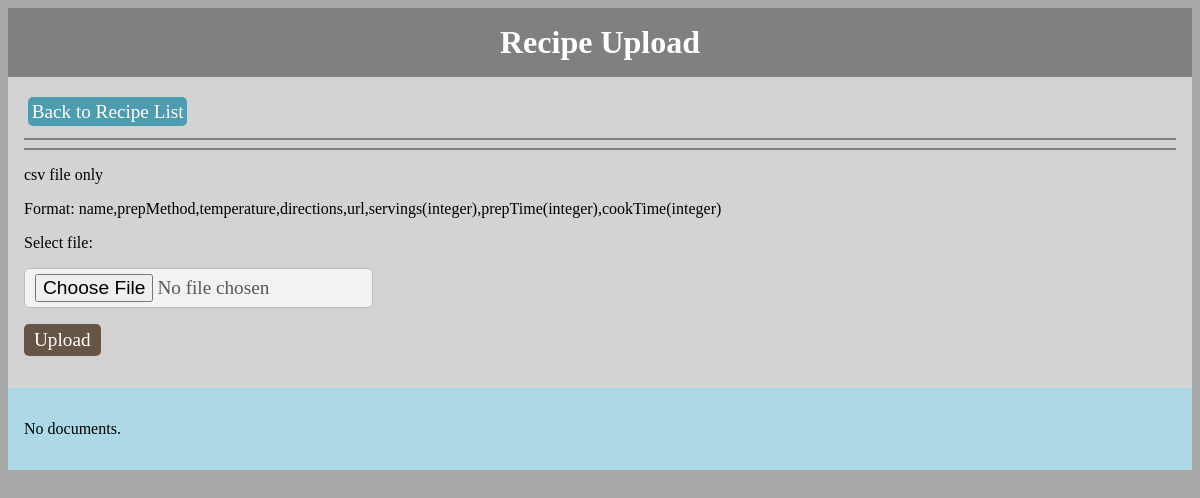
The app's page /menu/showdocuments/, older data.
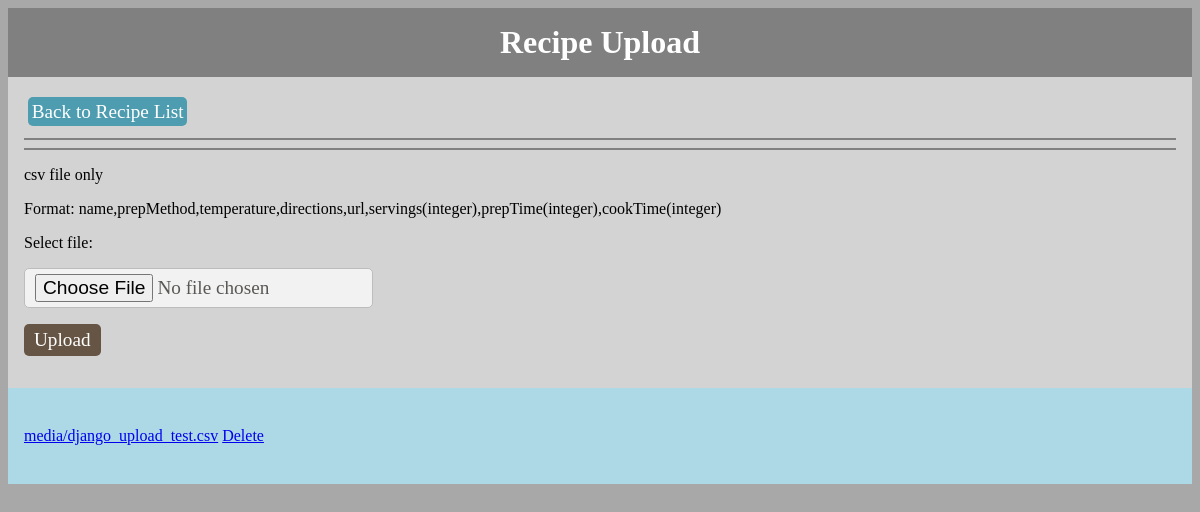
The same page, newer data.
### menu/models.py (models this page shows, shortened)
class Document(models.Model):
    docfile = models.FileField(upload_to='media')

### menu/views.py (the view)
def showdocuments(request):
    if request.method == 'POST':
        form = DocumentForm(request.POST, request.FILES)
        if form.is_valid():
            newdoc = Document(docfile=request.FILES['docfile'])
            newdoc.save()
            path = Document.objects.all().values()[0]['docfile'].split(' ')[0]
            with open(path) as f:
                reader = csv.reader(f)
                for row in reader:
                    _, created = Recipe.objects.get_or_create(
                        name=row[0],
                    )
                    entry = get_object_or_404(Recipe, name=row[0])
                    if created:
                        entry.prepMethod = row[1]
                        entry.temperature = row[2]
                        entry.directions = row[3]
                        entry.source = row[4]
                        entry.servings = row[5]
                        entry.prepTime = row[6]
                        entry.cookTime = row[7]
                        entry.save()
                newdoc.delete()
                return HttpResponseRedirect(reverse('menu:index'))
    else:
        form = DocumentForm()  # An empty, unbound form
    documents = Document.objects.all()
    return render_to_response(
        'menu/showdocuments.html',
        {'documents': documents, 'form': form},
        context_instance=RequestContext(request)
    )

### menu/forms.py
class DocumentForm(forms.Form):
    docfile = forms.FileField(label='Select file')

### menu/templates/menu/showdocuments.html (shortened to what this page needs)
{% load staticfiles %}
{% load menu_extras %}
{% include "menu/stylesheets.html" %}
<html>
	<head>
	</head>
	<div id="title">
		Recipe Upload
	</div>
    <body>
		<div id="aside">
			<div>
				<a class="button" id="nav" href="{% url 'menu:index' %}">Back to Recipe List</a>
			</div><div style="clear:both"></div>
			<hr noshade><hr noshade>
      		<form action="{% url 'menu:showdocuments' %}" method="post" enctype="multipart/form-data">
				<p>csv file only</p>
				<p>Format:  name,prepMethod,temperature,directions,url,servings(integer),prepTime(integer),cookTime(integer)</p>
				<p>{{ form.docfile.label_tag }}
				{{ form.docfile.errors }}</p>
				<p>{{ form.docfile }}</p>
				<input type="submit" value="Upload" id="submit"/>
			</form>
		</div>
		<div id="content">
			{% if documents %}
				<ul>
				{% for document in documents %}
					<li>
					<a href="{{ document.docfile.url }}">{{ document.docfile.name }}</a>
					<a href="{% url 'menu:deletedocument' document.id %}">Delete</a>
					</li>
				{% endfor %}
				</ul>
			{% else %}
				<p>No documents.</p>
			{% endif %}
		</div>
	</body>
</html>

Row changes from the older to the newer data that the page shows:
added Document: docfile.name "media/django_upload_test.csv"
Text that changed along with them:
text no longer shown: "No documents."
